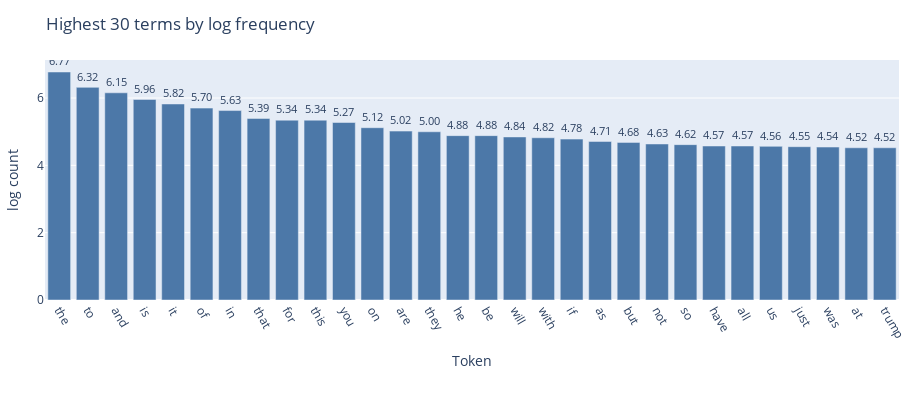

The code cell stored with this chart in its notebook:
### Code cell
top_k = 30
log_freq_series = pd.Series(term_frequencies_log, index=count_vect.get_feature_names_out())

top_terms_df = (
    log_freq_series.sort_values(ascending=False)
    .head(top_k)
    .rename_axis("term")
    .reset_index(name="log_freq")
)

fig = px.bar(
    top_terms_df,
    x="term",
    y="log_freq",
    text="log_freq",
    title=f"Highest {top_k} terms by log frequency",
    labels={"term": "Token", "log_freq": "log count"},
)
fig.update_traces(marker_color="#4C78A8", texttemplate="%{text:.2f}", textposition="outside")
fig.update_layout(xaxis_tickangle=60, width=920, height=420, margin=dict(l=30, r=20, t=60, b=120))
fig.show()

### Figure 1 — Plotly figure (JSON) as saved in the notebook; plotly's stock layout.template omitted (floating-point values rounded to 4 significant figures)
{"data": [{"hovertemplate": "Token=%{x}<br>log count=%{text}<extra></extra>", "legendgroup": "", "marker": {"color": "#4C78A8", "pattern": {"shape": ""}}, "name": "", "orientation": "v", "showlegend": false, "text": [6.773, 6.317, 6.155, 5.956, 5.823, 5.7, 5.628, 5.394, 5.342, 5.342, 5.273, 5.118, 5.017, 4.997, 4.883, 4.883, 4.844, 4.82, 4.779, 4.71, 4.682, 4.635, 4.615, 4.575, 4.575, 4.564, 4.554, 4.543, 4.522, 4.522], "textposition": "outside", "texttemplate": "%{text:.2f}", "type": "bar", "x": ["the", "to", "and", "is", "it", "of", "in", "that", "for", "this", "you", "on", "are", "they", "he", "be", "will", "with", "if", "as", "but", "not", "so", "have", "all", "us", "just", "was", "at", "trump"], "xaxis": "x", "y": [6.773, 6.317, 6.155, 5.956, 5.823, 5.7, 5.628, 5.394, 5.342, 5.342, 5.273, 5.118, 5.017, 4.997, 4.883, 4.883, 4.844, 4.82, 4.779, 4.71, 4.682, 4.635, 4.615, 4.575, 4.575, 4.564, 4.554, 4.543, 4.522, 4.522], "yaxis": "y"}], "layout": {"barmode": "relative", "height": 420, "legend": {"tracegroupgap": 0}, "margin": {"b": 120, "l": 30, "r": 20, "t": 60}, "title": {"text": "Highest 30 terms by log frequency"}, "width": 920, "xaxis": {"anchor": "y", "domain": [0, 1], "tickangle": 60, "title": {"text": "Token"}}, "yaxis": {"anchor": "x", "domain": [0, 1], "title": {"text": "log count"}}}}
